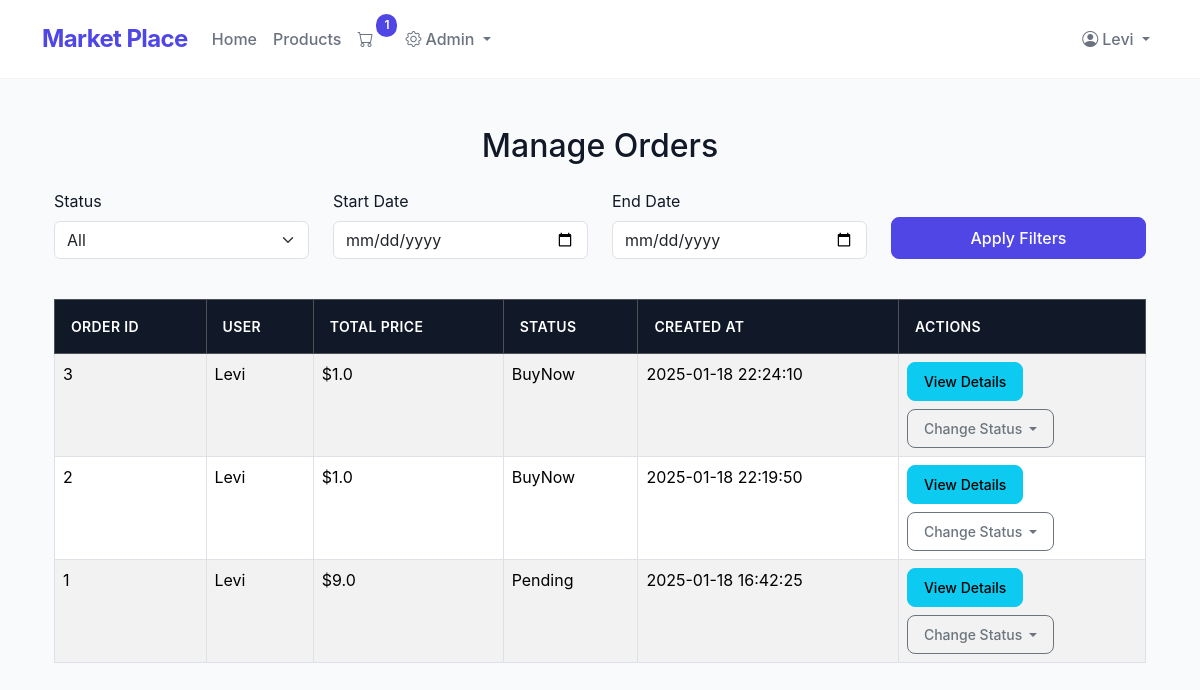
The page /admin/manage_orders (signed in) on the database its author committed.
### app.py (models this page shows)
class User(db.Model):
    __tablename__ = 'users'
    id = db.Column(db.Integer, primary_key=True)
    name = db.Column(db.String(100), nullable=False)
    email = db.Column(db.String(120), unique=True, nullable=False)
    password_hash = db.Column(db.String(128), nullable=False)
    phone_number = db.Column(db.String(15), nullable=False)
    role_id = db.Column(db.Integer, db.ForeignKey('roles.id'), nullable=False)
    orders = db.relationship('Order', backref='user', lazy=True)

class Order(db.Model):
    __tablename__ = 'orders'
    id = db.Column(db.Integer, primary_key=True)
    user_id = db.Column(db.Integer, db.ForeignKey('users.id'), nullable=False)
    total_price = db.Column(db.Float, nullable=False)
    status = db.Column(db.String(50), nullable=False, default='Pending')
    created_at = db.Column(db.DateTime, nullable=False, default=db.func.current_timestamp())
    order_items = db.relationship('OrderItem', backref='order', lazy=True)
    payment = db.relationship('Payment', backref='order', uselist=False, cascade="all, delete-orphan")

### app.py (the view)
@app.route('/admin/manage_orders', methods=['GET'])
@admin_required
def manage_orders():
    status = request.args.get('status')
    start_date = request.args.get('start_date')
    end_date = request.args.get('end_date')
    query = Order.query
    if status:
        query = query.filter(Order.status == status)
    if start_date:
        try:
            start_date = datetime.strptime(start_date, '%Y-%m-%d')
            query = query.filter(Order.created_at >= start_date)
        except ValueError:
            flash("Invalid start date format. Please use YYYY-MM-DD.", "danger")
    if end_date:
        try:
            end_date = datetime.strptime(end_date, '%Y-%m-%d')
            query = query.filter(Order.created_at <= end_date)
        except ValueError:
            flash("Invalid end date format. Please use YYYY-MM-DD.", "danger")
    orders = query.order_by(Order.created_at.desc()).all()
    return render_template('manage_orders.html', orders=orders)

### app.py (called while the page is built)
def admin_required(f):
    from functools import wraps
    @wraps(f)
    def decorated_function(*args, **kwargs):
        if not session.get('user_id') or session.get('user_role') != 'admin':
            flash('Admin access required.', 'danger')
            return redirect(url_for('home'))
        return f(*args, **kwargs)
    return decorated_function

def get_cart_unique_items():
    if 'user_id' in session:
        order = Order.query.filter_by(user_id=session['user_id'], status="Pending").first()
        if order:
            return OrderItem.query.filter_by(order_id=order.id).count()
    return 0

@app.context_processor
def inject_cart_count():
    return dict(cart_count=get_cart_unique_items())

### templates/manage_orders.html (shortened to what this page needs)
{% extends 'base.html' %}
{% block content %}
    <div class="container mt-5">
        <h2 class="mb-4 text-center">Manage Orders</h2>
        <form method="GET" action="{{ url_for('manage_orders') }}" class="mb-4">
            <div class="row">
                <div class="col-md-3 mb-3">
                    <label for="status" class="form-label">Status</label>
                    <select name="status" id="status" class="form-select">
                        <option value="">All</option>
                    </select>
                </div>
                <div class="col-md-3 mb-3">
                    <label for="start_date" class="form-label">Start Date</label>
                    <input type="date" name="start_date" id="start_date" class="form-control" value="{{ request.args.get('start_date') }}">
                </div>
                <div class="col-md-3 mb-3">
                    <label for="end_date" class="form-label">End Date</label>
                    <input type="date" name="end_date" id="end_date" class="form-control" value="{{ request.args.get('end_date') }}">
                </div>
                <div class="col-md-3 d-flex align-items-end mb-3">
                    <button type="submit" class="btn btn-primary w-100">Apply Filters</button>
                </div>
            </div>
        </form>
        <div class="table-responsive">
            <table class="table table-bordered table-striped table-hover">
                <thead class="table-dark">
                    <tr>
                        <th>Order ID</th>
                        <th>User</th>
                        <th>Total Price</th>
                        <th>Status</th>
                        <th>Created At</th>
                        <th>Actions</th>
                    </tr>
                </thead>
                <tbody>
                    {% for order in orders %}
                        <tr>
                            <td>{{ order.id }}</td>
                            <td>{{ order.user.name }}</td>
                            <td>${{ order.total_price }}</td>
                            <td>{{ order.status }}</td>
                            <td>{{ order.created_at.strftime('%Y-%m-%d %H:%M:%S') }}</td>
                            <td>
                                <button type="button" class="btn btn-info btn-sm" data-bs-toggle="modal" data-bs-target="#orderModal{{ order.id }}">
                                    View Details
                                </button>
                                <form action="{{ url_for('update_order_status', order_id=order.id) }}" method="POST" class="mt-2">
                                    <div class="dropdown">
                                        <button class="btn btn-sm btn-outline-secondary dropdown-toggle" type="button" id="statusDropdown" data-bs-toggle="dropdown" aria-expanded="false">
                                            Change Status
                                        </button>
                                    </div>
                                </form>
                            </td>
                        </tr>
                    {% endfor %}
                </tbody>
            </table>
        </div>
    </div>
{% endblock %}

### templates/base.html (shortened to what this page needs)
<!DOCTYPE html>
<html lang="en">
<head>
    <link rel="stylesheet" href="https://cdn.jsdelivr.net/npm/bootstrap-icons@1.7.2/font/bootstrap-icons.css">
    <link rel="stylesheet" href="https://cdn.jsdelivr.net/npm/bootstrap@5.3.1/dist/css/bootstrap.min.css">
    <link rel="stylesheet" href="{{ url_for('static', filename='css/styles.css') }}">
</head>
<body>
    <nav class="navbar navbar-expand-lg navbar-custom sticky-top">
        <div class="container">
            <a class="navbar-brand" href="{{ url_for('home') }}">Market Place</a>
            <div class="collapse navbar-collapse" id="navbarNav">
                <ul class="navbar-nav me-auto">
                    <li class="nav-item"><a class="nav-link" href="{{ url_for('home') }}">Home</a></li>
                    <li class="nav-item"><a class="nav-link" href="{{ url_for('products') }}">Products</a></li>
                    {% if session.get('user_id') %}
                    <li class="nav-item">
                        <a class="nav-link cart-link" href="{{ url_for('view_cart') }}">
                            <i class="bi bi-cart"></i>
                            {% if cart_count > 0 %}
                            <span class="cart-count">{{ cart_count }}</span>
                            {% endif %}
                        </a>
                    </li>
                    {% endif %}
                    {% if session.get('user_role') == 'admin' %}
                    <li class="nav-item dropdown">
                        <a class="nav-link dropdown-toggle" href="#" role="button" data-bs-toggle="dropdown">
                            <i class="bi bi-gear me-1"></i>Admin
                        </a>
                    </li>
                    {% endif %}
                </ul>
                <ul class="navbar-nav">
                    {% if session.get('user_id') %}
                    <li class="nav-item dropdown">
                        <a class="nav-link dropdown-toggle" href="#" id="userDropdown" data-bs-toggle="dropdown">
                            <i class="bi bi-person-circle me-1"></i>{{ session.get('user_name') }}
                        </a>
                    </li>
                    {% endif %}
                </ul>
            </div>
        </div>
    </nav>
    <div class="container my-4">
        {% block content %}{% endblock %}
    </div>
</body>
</html>

### static/css/styles.css (style rules this page uses)
html { scroll-behavior: smooth; }

### templates/base.html (style rules this page uses)
:root { --primary-color: #4F46E5; --hover-color: #4338CA; --background-light: #F9FAFB; --text-primary: #111827; --text-secondary: #6B7280; }
body { font-family: 'Inter', system-ui, -apple-system, sans-serif; background-color: var(--background-light); color: var(--text-primary); }
.navbar-custom { background-color: rgba(255, 255, 255, 0.95); backdrop-filter: blur(10px); border-bottom: 1px solid rgba(229, 231, 235, 0.5); padding: 1rem 0; }
.navbar-custom .navbar-brand { font-size: 1.5rem; font-weight: 700; color: var(--primary-color); letter-spacing: -0.025em; }
.navbar-custom .nav-link { color: var(--text-secondary); font-weight: 500; padding: 0.5rem 1rem; transition: all 0.2s ease; border-radius: 0.5rem; }
.cart-link { position: relative; padding-right: 1.5rem !important; }
.cart-count { position: absolute; top: -5px; right: 0; background-color: var(--primary-color); color: white; border-radius: 30px; padding: 0.15rem 0.5rem; font-size: 0.75rem; font-weight: 600; min-width: 20px; text-align: center; transition: transform 0.2s ease; }
.table { margin-bottom: 0; }
.table-striped > tbody > tr:nth-of-type(odd) { background-color: rgba(79, 70, 229, 0.02); }
.table-dark th { background-color: var(--text-primary); padding: 1rem; font-weight: 600; text-transform: uppercase; font-size: 0.875rem; letter-spacing: 0.025em; }
.btn { padding: 0.5rem 1rem; font-weight: 500; border-radius: 0.5rem; transition: all 0.2s ease; }
.btn-primary { background-color: var(--primary-color); border-color: var(--primary-color); }

### rows shown on the page
User: get "Levi"
Order: id "3", user.name "Levi", total_price "1.0", status "BuyNow", created_at "2025-01-18 22:24:10"
Order: id "2", user.name "Levi", total_price "1.0", status "BuyNow", created_at "2025-01-18 22:19:50"
Order: id "1", user.name "Levi", total_price "9.0", status "Pending", created_at "2025-01-18 16:42:25"

### other values the page prints
{{ cart_count }} "1"
